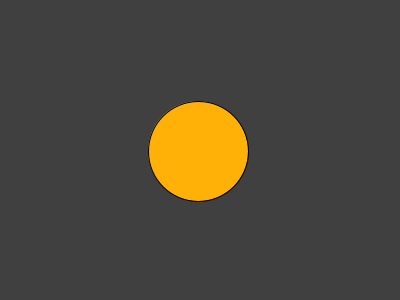
Frame 1 (no input)
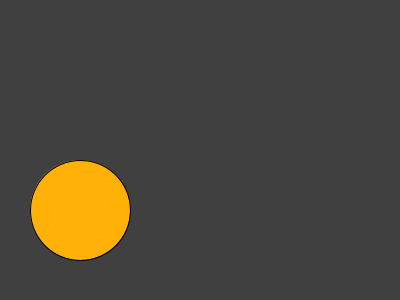
Frame 60 (the mouse pressed at the canvas centre just before this capture)
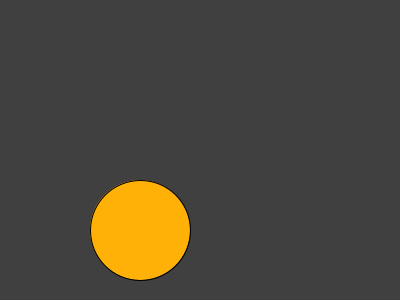
Frame 120 (the mouse held since frame 60 and released just before this capture)

The Processing sketch that drew these frames (run headless with seeded random() and noise(); from frame 60 on, the mouse is pressed at the canvas centre):

// Processing sketch: WK_1_____Bouncing_Ball
// ── WK_1_____Bouncing_Ball.pde
float xPosition;  // -- Horizontal starting position on 'x' axis in coordinate space
float xVelocity; // -- Horizontal speed in x-direction
float yPosition;  // -- Vertical starting position on 'y' axis in coordinate space
float yVelocity; // -- Vertical speed in y-direction
int diameter; // -- Diameter of circle to be drawn.
color ballColour; // -- Colour of the ball
int count; // Counter to count number of times ball has hit, that should not reset every frame, but should when we ask it to reset.

void setup()
{
  size(400,300);
  fill(255,177,8);
  textSize(48);
  count = 0; // -- Initialise counter value to count number of time ball hits a side.
  
  diameter = 100; // Initialise diameter of circle to be drawn.
  xPosition = width/2;  // -- Initialise xPosition to centre of sketch
  xVelocity = -2; // -- Initialise speed in x-direction to -2 (moving left)
  
  yPosition = height/2;  // -- Initialise yPosition to centre of sketch
  yVelocity = 1; // -- Initialise speed in y-direction to 1 (moving down)
}
 
void draw()
{
  background(64);
  xPosition = xPosition + xVelocity;  // -- Change position in x on each redraw by velocity in x
  yPosition = yPosition + yVelocity;  // -- Change position in y on each redraw by velocity in y
  
  ellipse(xPosition, yPosition, diameter, diameter);
  
  boolean overLeft = xPosition <= diameter/2; // x position when the ball reaches the left side of the screen.
  boolean overRight = xPosition >= width - (diameter/2); // x position when the ball reaches the right side of the screen.
  boolean overTop = yPosition <= diameter/2; // y position when the ball reaches the top side of the screen.
  boolean overBottom = yPosition >= height - (diameter/2); // y position when the ball reaches the bottom side of the screen.
  boolean hit = false; // -- Flag to signify when the ball hit a side
  if (overLeft||overRight){// if the ball reaches the edge of the screen (or just over it)
    xVelocity = -xVelocity; // Change the direction of movement ('bounce' off the wall)
    count = count + 1; // -- Increment hit counter
    if (count == 3){ // -- If it is every third count, change the colour of theball and reset counter
      fill(random(0, 255),random(0, 255), random(0, 255)); // -- Randomise RGB fill colour
      count = 0;
    }
    if (dist(mouseX, mouseY, xPosition, yPosition)< diameter/2){// -- If the mouse is inside the ball
      xVelocity = xVelocity * 1.2; // -- Increase the speed of the ball
    }
  }
  if (overTop||overBottom){// if the ball reaches the edge of the screen (or just over it)
    yVelocity = -yVelocity; // Change the direction of movement ('bounce' off the wall)
    count = count + 1; // -- Increment hit counter
    if (count == 3){ // -- If it is every third count, change the colour of theball and reset counter
       fill(random(0, 255),random(0, 255), random(0, 255)); // -- Randomise RGB fill colour
       count = 0;
    }
    if (dist(mouseX, mouseY, xPosition, yPosition)< diameter/2){// -- If the mouse is inside the ball
      yVelocity = yVelocity * 1.2; // -- Increase the speed of the ball
    }
  }
}
